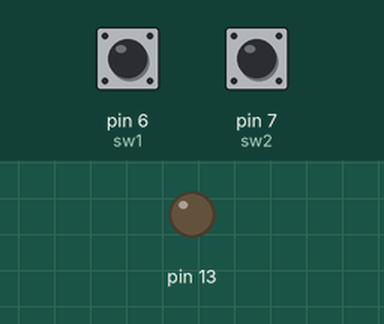
A sketch run on a simulated Arduino Uno, built with avr-gcc and run on an emulated ATmega328P. Parts: output pins drawn as LEDs (lit = HIGH). The test bench sets the inputs (shaded band); at power-on: pin 6 (sw1) LOW, pin 7 (sw2) LOW.

Above: at 1.2 s.
1.3 s: pin 6 (sw1) pulled HIGH for 0.15 s
At 1.37 s:
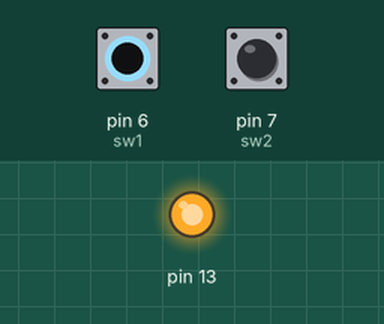
2.9 s: pin 6 (sw1) pulled HIGH for 3.2 s
At 6.5 s:
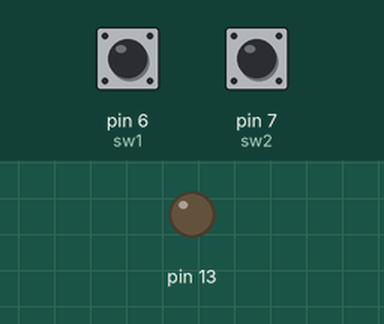
7.6 s: pin 7 (sw2) pulled HIGH for 3.2 s
At 8.8 s:
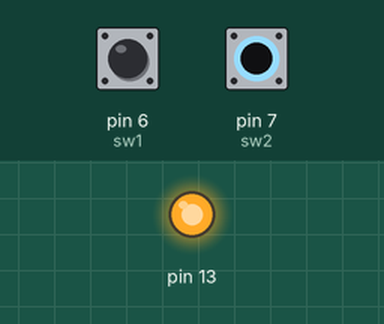
Timing chart, 0 to 12.3 s (numbered marks = the images above; inputs shaded):
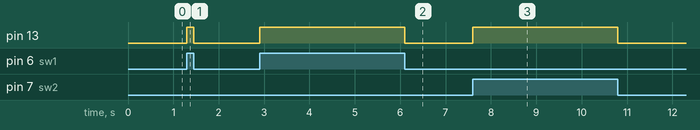

The sketch:

Or_gate_by_arduino.ino
```cpp
const int sw1=6;
const int sw2=7;
const int led=13;
int sw1_state=0;
int sw2_state=0;


void setup()
{
  pinMode(6,INPUT);
  pinMode(7,INPUT);
  pinMode(13,OUTPUT);

  }

void loop()
{
  sw1_state=digitalRead(sw1);
  sw2_state=digitalRead(sw2);

  if(sw1_state||sw2_state==1)
  {
    digitalWrite(13,HIGH);

    }
  else{
    digitalWrite(13,LOW);
    }


  }
```

Measured:
- after the input at 1.3 s, pin 13: LOW → HIGH at once, → LOW 0.15 s later
- after the input at 2.9 s, pin 13: LOW → HIGH at once, → LOW 3.2 s later
- after the input at 7.6 s, pin 13: LOW → HIGH at once, → LOW 3.2 s later
